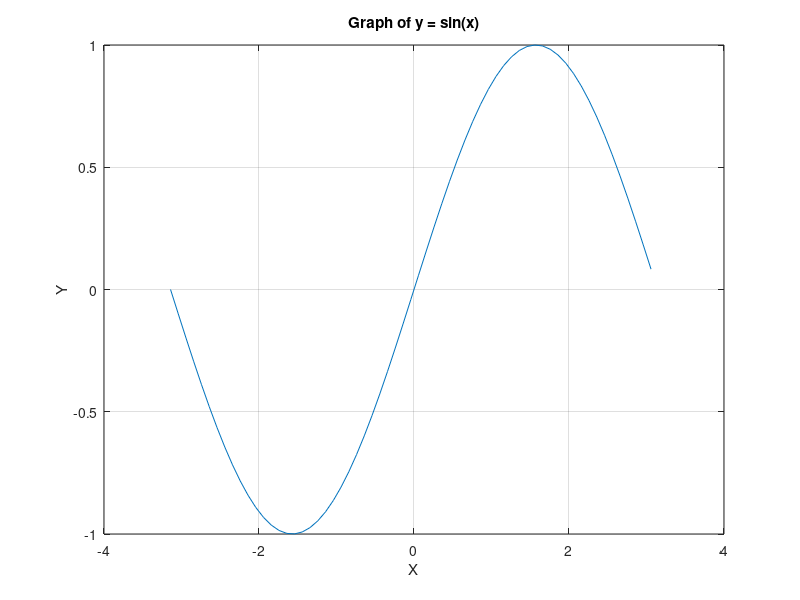

The MATLAB script that drew this image:
% Define the range of x values
x = -pi:0.1:pi;

%Initialize y values
y = zeros(size(x));

%Calculate y values using a for loop
for i = 1:length(x)
    y(i) = sin(x(i));
end

% Plot the graph
plot(x, y);
title('Graph of y = sin(x)');
xlabel('X');
ylabel('Y');
grid on;